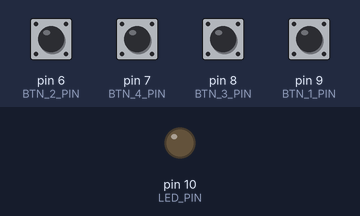
Simulated run of this sketch. Board: Arduino Uno, built with avr-gcc and run on an emulated ATmega328P. On the bench: output pins drawn as LEDs (lit = HIGH). The inputs (shaded band) are chosen by the test bench; at power-on: pin 6 (BTN_2_PIN), pin 7 (BTN_4_PIN), pin 8 (BTN_3_PIN), pin 9 (BTN_1_PIN) HIGH. MIDI output is not drawn; what the sketch prints to the serial monitor is not drawn.

Above: at 1.2 s.
1.3 s: pin 7 (BTN_4_PIN) pulled LOW for 0.15 s
At 1.54 s:
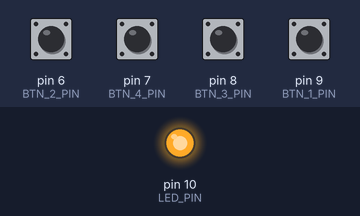
3.0 s: pin 6 (BTN_2_PIN) pulled LOW for 0.15 s
4.6 s: pin 8 (BTN_3_PIN) pulled LOW for 0.15 s
6.2 s: pin 9 (BTN_1_PIN) pulled LOW for 0.15 s
7.8 s: pin 7 (BTN_4_PIN) pulled LOW for 1 s
Timing chart, 0 to 10.8 s (numbered marks = the images above; inputs shaded):
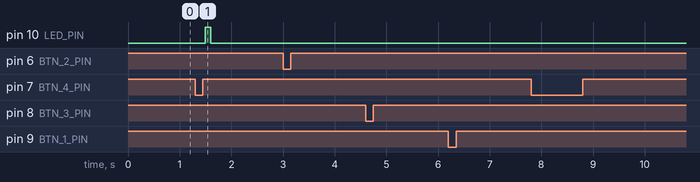

Measured:
- after the input at 1.3 s, pin 10 (LED_PIN): LOW → HIGH after 0.20 s, → LOW 0.10 s later
- after the input at 3.0 s, every drawn part: stays the same
- after the input at 4.6 s, every drawn part: stays the same
- after the input at 6.2 s, every drawn part: stays the same
- after the input at 7.8 s, every drawn part: stays the same

The sketch:

program.ino
```cpp
#include <Timers.h>
#include <MIDI.h>
#include <OneButton.h>

#define LED_PIN 10
#define BTN_1_PIN 9
#define BTN_2_PIN 6
#define BTN_3_PIN 8
#define BTN_4_PIN 7

OneButton btn1 = OneButton(BTN_1_PIN, true);
OneButton btn2 = OneButton(BTN_2_PIN, true);
OneButton btn3 = OneButton(BTN_3_PIN, true);
OneButton btn4 = OneButton(BTN_4_PIN, true);

int pins[] = {BTN_1_PIN, BTN_2_PIN, BTN_3_PIN, BTN_4_PIN};
OneButton btns[] = {btn1, btn2, btn3, btn4};

MIDI_CREATE_DEFAULT_INSTANCE();

unsigned long blinkDuration = 100;  // blink for 50ms
long lastTap = 0;
bool ledOn = false;
bool inTunerMode = false;

void setup()
{
  // for(int i=0; i< sizeof(pins); i++) {
  //   pinMode(pins[i], INPUT_PULLUP);
  // }
  pinMode(LED_PIN, OUTPUT);
  MIDI.begin();
  Serial.begin(31250);

  btn1.attachClick(onBtn1);
  btn2.attachClick(onBtn2);
  btn3.attachClick(onBtn3);
  btn4.attachClick(onBtn4);
  btn4.attachLongPressStart(onBtn4LongPress);
}

void loop()
{
  btn1.tick();
  btn2.tick();
  btn3.tick();
  btn4.tick();
  long now = millis();
  // for(int i=0; i< sizeof(btns); i++) {
  //   // btns[i].tick();
  // }

  if(ledOn && now > lastTap + blinkDuration) {
    digitalWrite(LED_PIN, LOW);
    ledOn = false;
  }
}

void onBtn1() {
  // digitalWrite(LED_PIN, HIGH);
  // Serial.println("Snapshot 1");
  // MIDI.sendControlChange(69, 0, 1); // send snapshot1
  midiCtrlChange(69, 0);
}

void onBtn2() {
  // digitalWrite(LED_PIN, HIGH);
  // Serial.println("Snapshot 2");
  // MIDI.sendControlChange(69, 1, 1); // send snapshot2
  midiCtrlChange(69, 1);
}

void onBtn3() {
  // digitalWrite(LED_PIN, HIGH);
  // Serial.println("Snapshot 3");
  // MIDI.sendControlChange(69, 2, 1); // send snapshot3
  midiCtrlChange(69, 2);
}

void onBtn4() {
  if(inTunerMode) {
    // MIDI.sendControlChange(68, 0, 1); // send tuner toggle
    midiCtrlChange(68, 0);
    inTunerMode = false;
  } else {
    // Serial.println("Tap");
    lastTap = millis();
    digitalWrite(LED_PIN, HIGH);
    ledOn = true;
    // MIDI.sendControlChange(64, 64, 1); // send tap tempo
    midiCtrlChange(64, 64);
  }
}

void onBtn4LongPress() {
  inTunerMode = true;
  // Serial.println("Tuner");
  // MIDI.sendControlChange(68, 0, 1); // send tuner toggle
  midiCtrlChange(68, 0);
}

void midiCtrlChange(uint8_t c, uint8_t v) {
  Serial.write(0xb0 | 0); // CC message
  Serial.write(c); // controller
  Serial.write(v); // value
}
```
